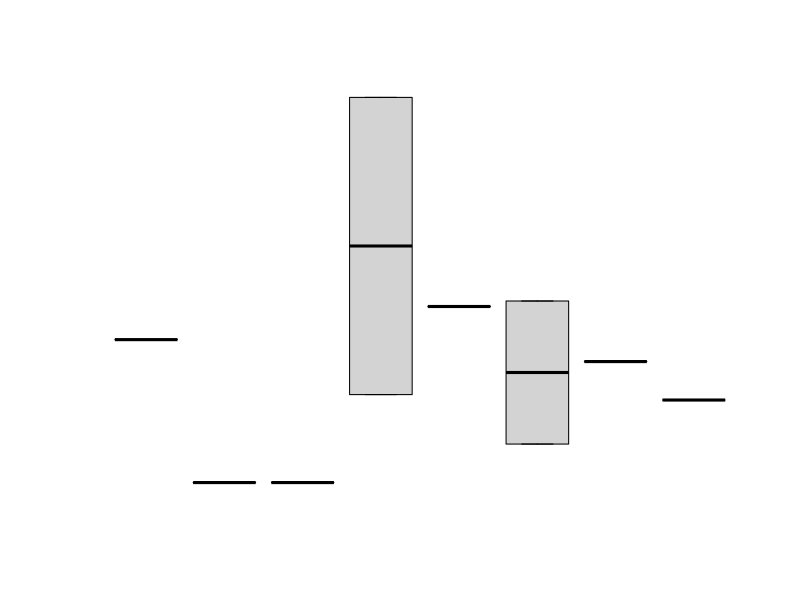

Generate this figure with R: (Note: this script raises an error after producing the figure.)

test1 = c(17.66666667, 9.333333333, 18, 12, 7, 30.33, 7, 12.33, 15.66, 14.33)
test2 = c(2, 6.33, 6.33, 9.33, 1, 1.66, 1.33, 1.66, 0.33, 8.66)

t.test(test1, test2)

number <- sample(1:8, 1)

sample(1:8, 1, replace=TRUE) 
install.packages("ggpubr")


boxplot(test1 ~ test2,
        names= c("Lake","Campus"),
        ylab= "Microplastics", 
        xlab="site")
